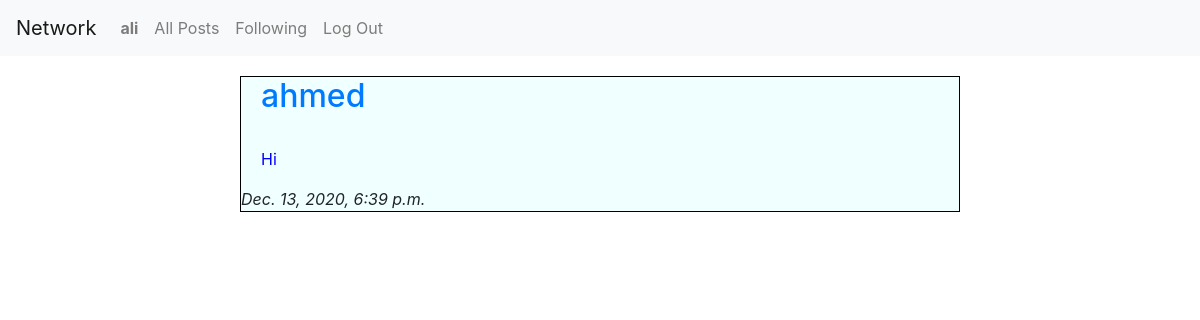
Before: /following/2 (signed in) with the older database file.
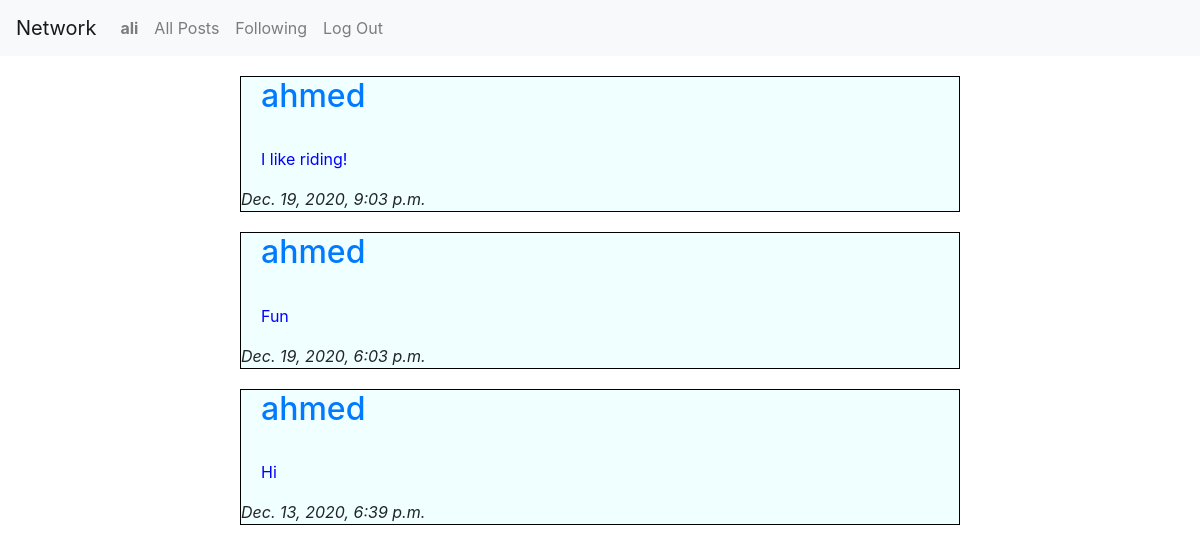
After: the same page with the newer database file.
### network/models.py (models this page shows)
class Post(models.Model):
    content = models.TextField(max_length=100)
    timestamp = models.DateTimeField(auto_now_add=True)
    created_by = models.ForeignKey(User, on_delete=models.CASCADE, related_name="poster")
    like = models.ManyToManyField(User, related_name="user_like")
    num_likes= models.IntegerField(default=0)
    image = models.ImageField(blank= True,upload_to ='media')
    def __str__(self):
        return f"{self.content}, {self.timestamp},{self.created_by}, {self.image}"

class User(AbstractUser):
    following = models.ManyToManyField('self', symmetrical=False, related_name="followers")
    picture = models.ImageField(height_field="hieght_field", width_field="widt_field", upload_to='media/', null=True, blank=True)
    height_field = models.IntegerField(default=0)
    width_fiels = models.IntegerField(default=0)

### network/views.py (the view)
# urls.py: path("following/<user_id>", views.following, name="following"),
@login_required
def following(request, user_id):
    user = User.objects.get(pk=user_id)
    followings = user.followers.all()
    posts = Post.objects.filter(created_by__in=followings).order_by('-timestamp')
    print(followings)
    for following in followings:
        poster = Post.objects.filter(created_by=following)
        print(poster)
    return render(request, "network/following.html",{
        "posts" : posts
    })

### network/templates/network/following.html (shortened to what this page needs)
{% extends "network/layout.html" %}
{% block body %}
    <div class="main">
        {% for post in posts %}
        <div class="post-details">
            <h2><a href="{% url 'profile' post.created_by.id %}">{{ post.created_by }}</a></h2>
                <br>
                <p id="{{post.timestamp}}">{{ post.content }}</p>
                <i>{{ post.timestamp }}</i>
        </div>
    {% endfor %}
    </div>
{% endblock %}

Changed rows visible on the page:
added Post: created_by "ahmed", content "I like riding!", timestamp "Dec. 19, 2020, 9:03 p.m."
added Post: created_by "ahmed", content "Fun", timestamp "Dec. 19, 2020, 6:03 p.m."
